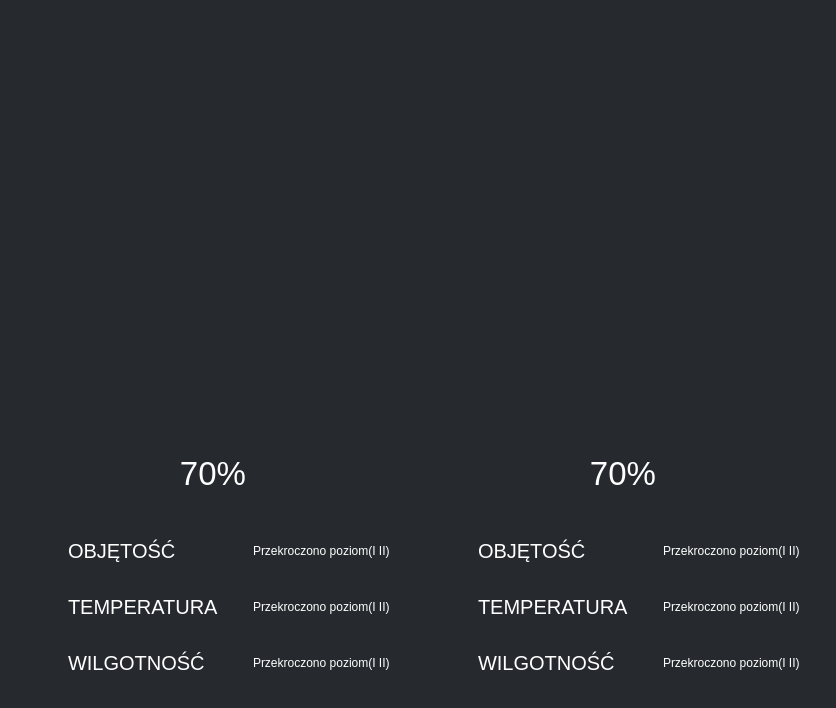
     <widget class="QWidget" name="tab_all_param">
      <property name="styleSheet">
       <string notr="true">QWidget{
	background: #26292e;
	border-radius: 20px;
margin: 10px;
}


#tab_all_param{
	background: #010101;
}</string>
      </property>
      <attribute name="title">
       <string>Wszystkie parametry</string>
      </attribute>
      <layout class="QGridLayout" name="gridLayout_2">
       <item row="2" column="0">
        <widget class="QWidget" name="all_param_alarms_silos_1" native="true">
         <property name="sizePolicy">
          <sizepolicy hsizetype="Minimum" vsizetype="Fixed">
           <horstretch>0</horstretch>
           <verstretch>0</verstretch>
          </sizepolicy>
         </property>
         <property name="minimumSize">
          <size>
           <width>50</width>
           <height>170</height>
          </size>
         </property>
         <property name="styleSheet">
          <string notr="true">QLabel{
	background-color: rgba(0, 0, 0, 0);
	color: #ffffff
}</string>
         </property>
         <layout class="QGridLayout" name="gridLayout_3">
          <item row="1" column="2">
           <widget class="QLabel" name="volume_info_alarms_al_1">
            <property name="sizePolicy">
             <sizepolicy hsizetype="Minimum" vsizetype="Minimum">
              <horstretch>0</horstretch>
              <verstretch>0</verstretch>
             </sizepolicy>
            </property>
            <property name="minimumSize">
             <size>
              <width>50</width>
              <height>50</height>
             </size>
            </property>
            <property name="text">
             <string>Przekroczono poziom(I II) </string>
            </property>
            <property name="alignment">
             <set>Qt::AlignLeading|Qt::AlignLeft|Qt::AlignVCenter</set>
            </property>
           </widget>
          </item>
          <item row="6" column="2">
           <widget class="QLabel" name="hum_info_alarms_al_1">
            <property name="sizePolicy">
             <sizepolicy hsizetype="Minimum" vsizetype="Minimum">
              <horstretch>0</horstretch>
              <verstretch>0</verstretch>
             </sizepolicy>
            </property>
            <property name="minimumSize">
             <size>
              <width>0</width>
              <height>0</height>
             </size>
            </property>
            <property name="text">
             <string>Przekroczono poziom(I II) </string>
            </property>
            <property name="alignment">
             <set>Qt::AlignLeading|Qt::AlignLeft|Qt::AlignVCenter</set>
            </property>
           </widget>
          </item>
          <item row="4" column="1">
           <widget class="QLabel" name="temp_alarms_al_1">
            <property name="sizePolicy">
             <sizepolicy hsizetype="Fixed" vsizetype="Minimum">
              <horstretch>0</horstretch>
              <verstretch>0</verstretch>
             </sizepolicy>
            </property>
            <property name="font">
             <font>
              <pointsize>15</pointsize>
             </font>
            </property>
            <property name="text">
             <string>TEMPERATURA</string>
            </property>
           </widget>
          </item>
          <item row="6" column="1">
           <widget class="QLabel" name="hum_alarms_al_1">
            <property name="sizePolicy">
             <sizepolicy hsizetype="Fixed" vsizetype="Minimum">
              <horstretch>0</horstretch>
              <verstretch>0</verstretch>
             </sizepolicy>
            </property>
            <property name="font">
             <font>
              <pointsize>15</pointsize>
             </font>
            </property>
            <property name="text">
             <string>WILGOTNOŚĆ</string>
            </property>
           </widget>
          </item>
          <item row="4" column="2">
           <widget class="QLabel" name="temp_info_alarms_al_1">
            <property name="sizePolicy">
             <sizepolicy hsizetype="Minimum" vsizetype="Minimum">
              <horstretch>0</horstretch>
              <verstretch>0</verstretch>
             </sizepolicy>
            </property>
            <property name="minimumSize">
             <size>
              <width>0</width>
              <height>0</height>
             </size>
            </property>
            <property name="text">
             <string>Przekroczono poziom(I II) </string>
            </property>
            <property name="alignment">
             <set>Qt::AlignLeading|Qt::AlignLeft|Qt::AlignVCenter</set>
            </property>
           </widget>
          </item>
          <item row="1" column="1">
           <widget class="QLabel" name="volume_alarms_al_1">
            <property name="sizePolicy">
             <sizepolicy hsizetype="Fixed" vsizetype="Minimum">
              <horstretch>0</horstretch>
              <verstretch>0</verstretch>
             </sizepolicy>
            </property>
            <property name="minimumSize">
             <size>
              <width>50</width>
              <height>50</height>
             </size>
            </property>
            <property name="font">
             <font>
              <family>Ubuntu</family>
              <pointsize>15</pointsize>
              <weight>50</weight>
              <italic>false</italic>
              <bold>false</bold>
              <underline>false</underline>
              <strikeout>false</strikeout>
             </font>
            </property>
            <property name="text">
             <string>OBJĘTOŚĆ</string>
            </property>
            <property name="indent">
             <number>-1</number>
            </property>
           </widget>
          </item>
          <item row="4" column="0">
           <widget class="QLabel" name="temp_ico_al_1">
            <property name="sizePolicy">
             <sizepolicy hsizetype="Fixed" vsizetype="Minimum">
              <horstretch>0</horstretch>
              <verstretch>0</verstretch>
             </sizepolicy>
            </property>
            <property name="minimumSize">
             <size>
              <width>10</width>
              <height>50</height>
             </size>
            </property>
            <property name="text">
             <string/>
            </property>
            <property name="pixmap">
             <pixmap resource="../res/res.qrc">:/ikona_warning_tło.png</pixmap>
            </property>
            <property name="scaledContents">
             <bool>false</bool>
            </property>
            <property name="alignment">
             <set>Qt::AlignLeading|Qt::AlignLeft|Qt::AlignVCenter</set>
            </property>
            <property name="wordWrap">
             <bool>false</bool>
            </property>
            <property name="indent">
             <number>0</number>
            </property>
            <property name="openExternalLinks">
             <bool>false</bool>
            </property>
           </widget>
          </item>
          <item row="1" column="0">
           <widget class="QLabel" name="volume_ico_al_1">
            <property name="sizePolicy">
             <sizepolicy hsizetype="Fixed" vsizetype="Minimum">
              <horstretch>0</horstretch>
              <verstretch>0</verstretch>
             </sizepolicy>
            </property>
            <property name="minimumSize">
             <size>
              <width>10</width>
              <height>50</height>
             </size>
            </property>
            <property name="font">
             <font>
              <kerning>true</kerning>
             </font>
            </property>
            <property name="styleSheet">
             <string notr="true"/>
            </property>
            <property name="text">
             <string/>
            </property>
            <property name="textFormat">
             <enum>Qt::AutoText</enum>
            </property>
            <property name="pixmap">
             <pixmap resource="../res/res.qrc">:/ikona_stop_tło.png</pixmap>
            </property>
            <property name="scaledContents">
             <bool>false</bool>
            </property>
            <property name="alignment">
             <set>Qt::AlignLeading|Qt::AlignLeft|Qt::AlignVCenter</set>
            </property>
            <property name="wordWrap">
             <bool>false</bool>
            </property>
            <property name="margin">
             <number>0</number>
            </property>
            <property name="indent">
             <number>0</number>
            </property>
            <property name="openExternalLinks">
             <bool>false</bool>
            </property>
           </widget>
          </item>
          <item row="6" column="0">
           <widget class="QLabel" name="hum_ico_al_1">
            <property name="sizePolicy">
             <sizepolicy hsizetype="Minimum" vsizetype="Minimum">
              <horstretch>0</horstretch>
              <verstretch>0</verstretch>
             </sizepolicy>
            </property>
            <property name="minimumSize">
             <size>
              <width>10</width>
              <height>50</height>
             </size>
            </property>
            <property name="baseSize">
             <size>
              <width>0</width>
              <height>0</height>
             </size>
            </property>
            <property name="text">
             <string/>
            </property>
            <property name="pixmap">
             <pixmap resource="../res/res.qrc">:/ikona_warning.png</pixmap>
            </property>
            <property name="alignment">
             <set>Qt::AlignLeading|Qt::AlignLeft|Qt::AlignTop</set>
            </property>
            <property name="margin">
             <number>0</number>
            </property>
            <property name="indent">
             <number>0</number>
            </property>
           </widget>
          </item>
         </layout>
        </widget>
       </item>
       <item row="1" column="2">
        <widget class="All_param_silos" name="all_param_silos_2" native="true">
         <property name="sizePolicy">
          <sizepolicy hsizetype="Minimum" vsizetype="Minimum">
           <horstretch>0</horstretch>
           <verstretch>0</verstretch>
          </sizepolicy>
         </property>
         <property name="minimumSize">
          <size>
           <width>263</width>
           <height>446</height>
          </size>
         </property>
         <property name="styleSheet">
          <string notr="true">QLabel{
	color: #ffffff
}</string>
         </property>
         <layout class="QGridLayout" name="gridLayout_6">
          <item row="1" column="0">
           <widget class="QLabel" name="volume_info_al_2">
            <property name="font">
             <font>
              <pointsize>25</pointsize>
             </font>
            </property>
            <property name="text">
             <string>70%</string>
            </property>
            <property name="alignment">
             <set>Qt::AlignCenter</set>
            </property>
           </widget>
          </item>
          <item row="0" column="0">
           <spacer name="verticalSpacer_2">
            <property name="orientation">
             <enum>Qt::Vertical</enum>
            </property>
            <property name="sizeType">
             <enum>QSizePolicy::MinimumExpanding</enum>
            </property>
            <property name="sizeHint" stdset="0">
             <size>
              <width>20</width>
              <height>425</height>
             </size>
            </property>
           </spacer>
          </item>
         </layout>
        </widget>
       </item>
       <item row="2" column="2">
        <widget class="QWidget" name="all_param_alarms_silos_2" native="true">
         <property name="sizePolicy">
          <sizepolicy hsizetype="Minimum" vsizetype="Fixed">
           <horstretch>0</horstretch>
           <verstretch>0</verstretch>
          </sizepolicy>
         </property>
         <property name="minimumSize">
          <size>
           <width>50</width>
           <height>170</height>
          </size>
         </property>
         <property name="styleSheet">
          <string notr="true">QLabel{
background-color: rgba(0, 0, 0, 0);
	color: #ffffff;
}</string>
         </property>
         <layout class="QGridLayout" name="gridLayout_4">
          <item row="0" column="2">
           <widget class="QLabel" name="volume_info_alarms_al_2">
            <property name="sizePolicy">
             <sizepolicy hsizetype="Minimum" vsizetype="Minimum">
              <horstretch>0</horstretch>
              <verstretch>0</verstretch>
             </sizepolicy>
            </property>
            <property name="minimumSize">
             <size>
              <width>50</width>
              <height>50</height>
             </size>
            </property>
            <property name="text">
             <string>Przekroczono poziom(I II) </string>
            </property>
            <property name="alignment">
             <set>Qt::AlignLeading|Qt::AlignLeft|Qt::AlignVCenter</set>
            </property>
           </widget>
          </item>
          <item row="1" column="2">
           <widget class="QLabel" name="temp_info_alarms_al_2">
            <property name="sizePolicy">
             <sizepolicy hsizetype="Minimum" vsizetype="Minimum">
              <horstretch>0</horstretch>
              <verstretch>0</verstretch>
             </sizepolicy>
            </property>
            <property name="minimumSize">
             <size>
              <width>0</width>
              <height>0</height>
             </size>
            </property>
            <property name="text">
             <string>Przekroczono poziom(I II) </string>
            </property>
            <property name="alignment">
             <set>Qt::AlignLeading|Qt::AlignLeft|Qt::AlignVCenter</set>
            </property>
           </widget>
          </item>
          <item row="2" column="1">
           <widget class="QLabel" name="hum_alarms_al_2">
            <property name="sizePolicy">
             <sizepolicy hsizetype="Fixed" vsizetype="Minimum">
              <horstretch>0</horstretch>
              <verstretch>0</verstretch>
             </sizepolicy>
            </property>
            <property name="font">
             <font>
              <pointsize>15</pointsize>
             </font>
            </property>
            <property name="text">
             <string>WILGOTNOŚĆ</string>
            </property>
           </widget>
          </item>
          <item row="1" column="1">
           <widget class="QLabel" name="temp_alarms_al_2">
            <property name="sizePolicy">
             <sizepolicy hsizetype="Fixed" vsizetype="Minimum">
              <horstretch>0</horstretch>
              <verstretch>0</verstretch>
             </sizepolicy>
            </property>
            <property name="minimumSize">
             <size>
              <width>50</width>
              <height>50</height>
             </size>
            </property>
            <property name="font">
             <font>
              <pointsize>15</pointsize>
             </font>
            </property>
            <property name="text">
             <string>TEMPERATURA</string>
            </property>
           </widget>
          </item>
          <item row="0" column="1">
           <widget class="QLabel" name="volume_alarms_al_2">
            <property name="sizePolicy">
             <sizepolicy hsizetype="Fixed" vsizetype="Minimum">
              <horstretch>0</horstretch>
              <verstretch>0</verstretch>
             </sizepolicy>
            </property>
            <property name="minimumSize">
             <size>
              <width>50</width>
              <height>50</height>
             </size>
            </property>
            <property name="font">
             <font>
              <family>Ubuntu</family>
              <pointsize>15</pointsize>
              <weight>50</weight>
              <italic>false</italic>
              <bold>false</bold>
              <underline>false</underline>
              <strikeout>false</strikeout>
             </font>
            </property>
            <property name="text">
             <string>OBJĘTOŚĆ</string>
            </property>
           </widget>
          </item>
          <item row="2" column="2">
           <widget class="QLabel" name="hum_info_alarms_al_2">
            <property name="sizePolicy">
             <sizepolicy hsizetype="Minimum" vsizetype="Minimum">
              <horstretch>0</horstretch>
              <verstretch>0</verstretch>
             </sizepolicy>
            </property>
            <property name="minimumSize">
             <size>
              <width>0</width>
              <height>0</height>
             </size>
            </property>
            <property name="text">
             <string>Przekroczono poziom(I II) </string>
            </property>
            <property name="alignment">
             <set>Qt::AlignLeading|Qt::AlignLeft|Qt::AlignVCenter</set>
            </property>
           </widget>
          </item>
          <item row="0" column="0">
           <widget class="QLabel" name="volume_ico_al_2">
            <property name="sizePolicy">
             <sizepolicy hsizetype="Fixed" vsizetype="Minimum">
              <horstretch>0</horstretch>
              <verstretch>0</verstretch>
             </sizepolicy>
            </property>
            <property name="minimumSize">
             <size>
              <width>10</width>
              <height>50</height>
             </size>
            </property>
            <property name="font">
             <font>
              <kerning>true</kerning>
             </font>
            </property>
            <property name="styleSheet">
             <string notr="true"/>
            </property>
            <property name="text">
             <string/>
            </property>
            <property name="textFormat">
             <enum>Qt::AutoText</enum>
            </property>
            <property name="pixmap">
             <pixmap resource="../res/res.qrc">:/ok.png</pixmap>
            </property>
            <property name="scaledContents">
             <bool>false</bool>
            </property>
            <property name="alignment">
             <set>Qt::AlignLeading|Qt::AlignLeft|Qt::AlignVCenter</set>
            </property>
            <property name="openExternalLinks">
             <bool>false</bool>
            </property>
           </widget>
          </item>
          <item row="1" column="0">
           <widget class="QLabel" name="temp_ico_al_2">
            <property name="sizePolicy">
             <sizepolicy hsizetype="Fixed" vsizetype="Minimum">
              <horstretch>0</horstretch>
              <verstretch>0</verstretch>
             </sizepolicy>
            </property>
            <property name="minimumSize">
             <size>
              <width>10</width>
              <height>50</height>
             </size>
            </property>
            <property name="text">
             <string/>
            </property>
            <property name="pixmap">
             <pixmap resource="../res/res.qrc">:/ikona_stop_tło.png</pixmap>
            </property>
            <property name="scaledContents">
             <bool>false</bool>
            </property>
            <property name="alignment">
             <set>Qt::AlignLeading|Qt::AlignLeft|Qt::AlignVCenter</set>
            </property>
            <property name="wordWrap">
             <bool>false</bool>
            </property>
            <property name="openExternalLinks">
             <bool>false</bool>
            </property>
           </widget>
          </item>
          <item row="2" column="0">
           <widget class="QLabel" name="hum_ico_al_2">
            <property name="sizePolicy">
             <sizepolicy hsizetype="Fixed" vsizetype="Minimum">
              <horstretch>0</horstretch>
              <verstretch>0</verstretch>
             </sizepolicy>
            </property>
            <property name="minimumSize">
             <size>
              <width>10</width>
              <height>50</height>
             </size>
            </property>
            <property name="text">
             <string/>
            </property>
            <property name="pixmap">
             <pixmap resource="../res/res.qrc">:/ikona_warning.png</pixmap>
            </property>
            <property name="alignment">
             <set>Qt::AlignLeading|Qt::AlignLeft|Qt::AlignTop</set>
            </property>
           </widget>
          </item>
         </layout>
        </widget>
       </item>
       <item row="1" column="0">
        <widget class="All_param_silos" name="all_param_silos_1" native="true">
         <property name="sizePolicy">
          <sizepolicy hsizetype="Minimum" vsizetype="Minimum">
           <horstretch>0</horstretch>
           <verstretch>0</verstretch>
          </sizepolicy>
         </property>
         <property name="minimumSize">
          <size>
           <width>262</width>
           <height>446</height>
          </size>
         </property>
         <property name="styleSheet">
          <string notr="true">


QLabel{
	color: #ffffff
}</string>
         </property>
         <layout class="QGridLayout" name="gridLayout_5">
          <item row="2" column="0">
           <widget class="QLabel" name="volume_info_al_1">
            <property name="font">
             <font>
              <pointsize>25</pointsize>
             </font>
            </property>
            <property name="text">
             <string>70%</string>
            </property>
            <property name="alignment">
             <set>Qt::AlignCenter</set>
            </property>
           </widget>
          </item>
          <item row="1" column="0">
           <spacer name="verticalSpacer">
            <property name="orientation">
             <enum>Qt::Vertical</enum>
            </property>
            <property name="sizeHint" stdset="0">
             <size>
              <width>20</width>
              <height>361</height>
             </size>
            </property>
           </spacer>
          </item>
         </layout>
        </widget>
       </item>
      </layout>
     </widget>
